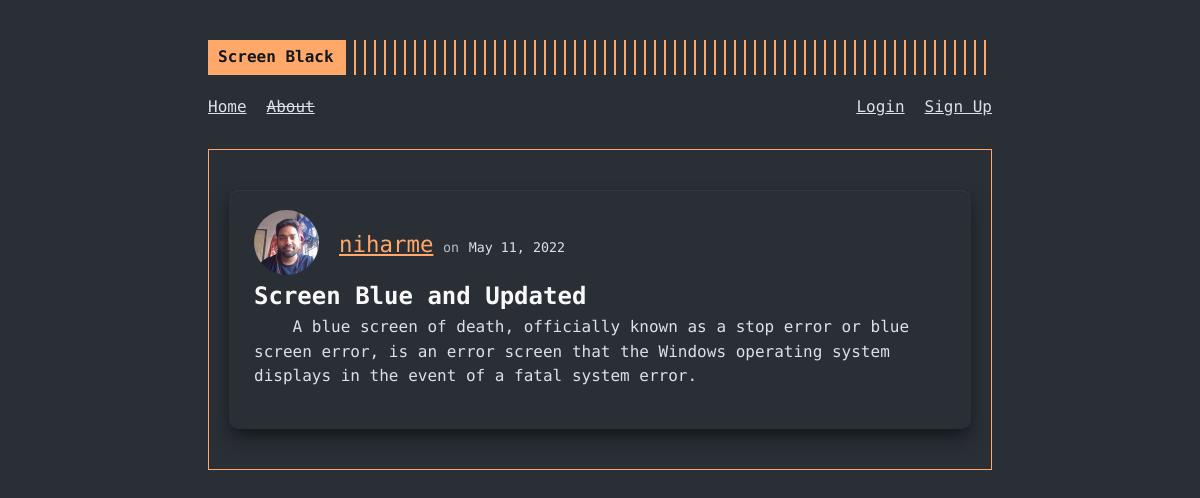
Screenshot of /post/2 with the database file from the repository.
### screenblack/models.py (models this page shows, shortened)
class User(db.Model, UserMixin):
  id = db.Column(db.Integer, primary_key = True)
  username = db.Column(db.String(20), nullable = False, unique = True)
  email = db.Column(db.String(120), nullable = False, unique = True)
  picture = db.Column(db.String(20), nullable = False, default = "default.jpg")
  password = db.Column(db.String(60), nullable = False)
  posts = db.relationship("Post", backref = "author", lazy = True)

class Post(db.Model):
  id = db.Column(db.Integer, primary_key = True)
  title = db.Column(db.String(100), nullable = False)
  date_posted = db.Column(db.DateTime, nullable = False, default = datetime.utcnow)
  content = db.Column(db.Text, nullable = False)
  user_id = db.Column(db.Integer, db.ForeignKey('user.id'), nullable = False)

### screenblack/routes.py (the view)
@app.route("/post/<int:post_id>")
def post(post_id):
  post = Post.query.get_or_404(post_id)
  return render_template("post.html", post=post, title=post.title)

### screenblack/templates/post.html (shortened to what this page needs)
{% extends "layout.html" %}
{% block content %}
  <article class="article-body">
    <div class="article-metadata">
      <div class="article-header">
        <div class="article-author-picture">
          <a href="#"><img class="profilepic-mini" src="{{ url_for('static', filename='profilepics/'+post.author.picture) }}" alt="profile picture for {{ post.author.username }}"></a>
        </div>
        <div class="article-author-details">
          <a class="article-author" href="#">{{ post.author.username }}</a>
          <small class="text-muted">on</small>
          <small class="article-date">{{ post.date_posted.strftime("%B %d, %Y") }}</small>
        </div>
      </div>
    </div>
    <h2 class="article-title">{{ post.title }}</h2>
    <div class="article-content">
      <p>{{ post.content }}</p>
    </div>
  </article>
{% endblock content %}

### screenblack/static/main.css (style rules this page uses)
:root { font-size: 16px; --gray0: #f8f8f8; --gray1: #dbe1e8; --gray2: #b2becd; --gray3: #6c7983; --gray4: #444d55; --gray5: #363b44; --gray6: #2a2e35; --gray7: #12181c; --rajah: #ffa86a; --green: #09c372; --red: #ff3860; }
body { font-family: "Fira Code", monospace; background-color: var(--gray6); color: var(--gray1); line-height: 1.54; }
a { color: inherit; }
p { margin-bottom: 20px; }
.article-body { padding: 20px 25px; background-color: var(--gray6); box-shadow: var(--gray5) 0px 1px 1px 0px inset, var(--gray7) 0px 10px 20px -5px, var(--gray7) 0px 6px 12px -6px; margin: 20px 0; border-radius: 0.6rem; }
.article-metadata { display: flex; align-items: center; justify-content: space-between; }
.article-header { display: flex; align-items: center; }
.article-author-picture { display: grid; place-items: center; margin-right: 20px; }
.article-author-picture a { line-height: 1; }
.profilepic-mini { max-width: 65px; border-radius: 50%; }
.article-title { color: var(--gray0); }
.article-author { color: var(--rajah); font-size: 1.4rem; }
.article-date { color: var(--gray1); }
.article-content p { text-indent: 4ch; }
.text-muted { color: var(--gray2); }

### rows the page displays
User: picture (picture), author.username "niharme"
Post: date_posted "May 11, 2022", title "Screen Blue and Updated", content "A blue screen of death, officially known as a stop error or blue screen error, is an error screen that the Windows operating system displays in the event of a fatal system error."
